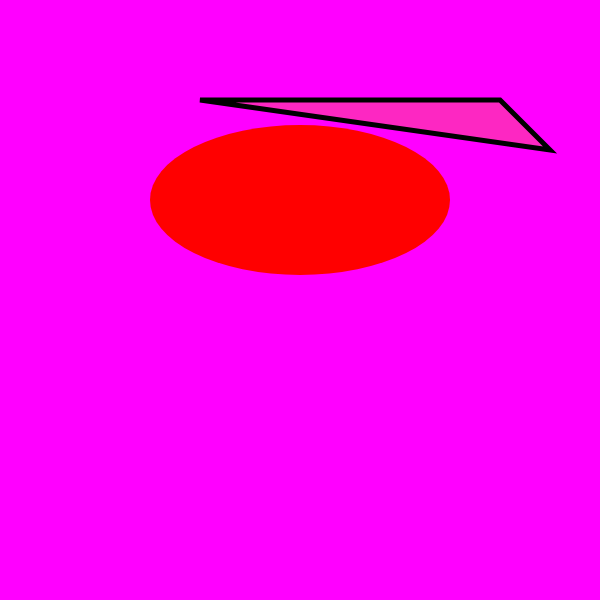
Frame 1 (no input)
Frame 60 (no input): identical to frame 1, image omitted
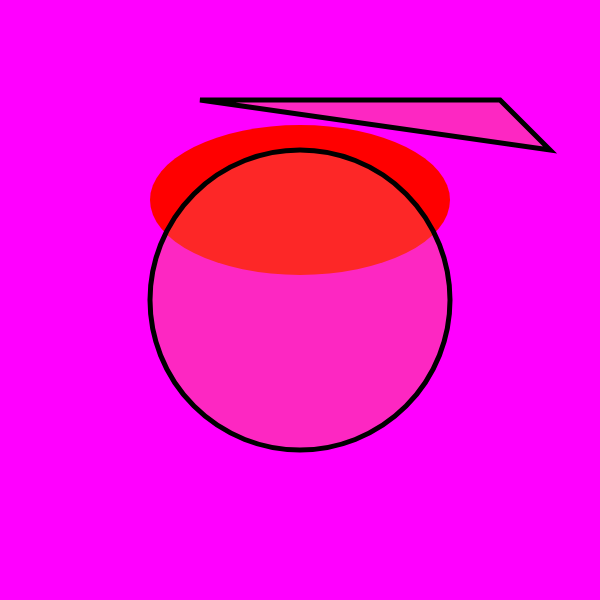
Frame 120 (the mouse pressed at the canvas centre since frame 60)

The p5.js sketch that drew these frames (run headless with seeded random() and noise() and a simulated clock; from frame 60 on, the mouse is pressed at the canvas centre):

// p5.js sketch
// ── sketch.js
// self portrait 

var x = 300;
var y = 200;
var faceSize = 300;

function setup() {
    createCanvas(600, 600);
}

function draw() {
    background(300, 0, 255);
    
    square(x - 200, y - 200)
    
    fill("RED");
    noStroke();
    ellipse(x, y, faceSize, faceSize/2); // face
    
    
    stroke("BLACK");
    noFill();
    strokeWeight(5);
    fill(250, 100, 100, 100);
   
    circle(mouseX,mouseY, pmouseX, pmouseY); // left eye
    triangle(
        x - 100, y - 100, 
        x + 250, y - 50, 
        x + 200, y - 100
    ); // right eye
    
    
    
     // mouth
}

// ── main.css
html{
    
  background-color: orange 
